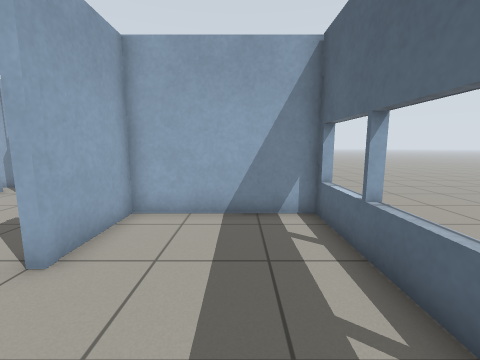
view 1 (above)

16 first-person views from a walk through a robot-simulator world made for Gazebo. The camera is 1 m above the floor, tilts 8° down and sees 90° across. The floor is counted in squares, 0.5 m on a side. Each view is taken from the middle of a square. On the plan, view 1 faces up. The plan holds only what a view shows up to about 15 squares ahead; the rest is blank.

view 2
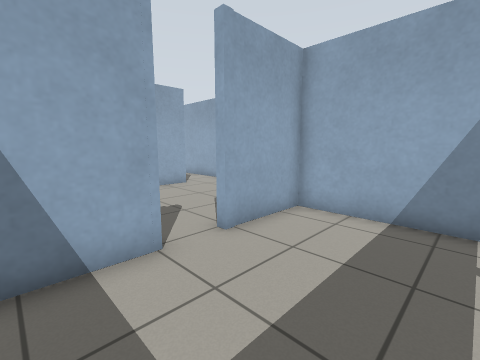

view 3
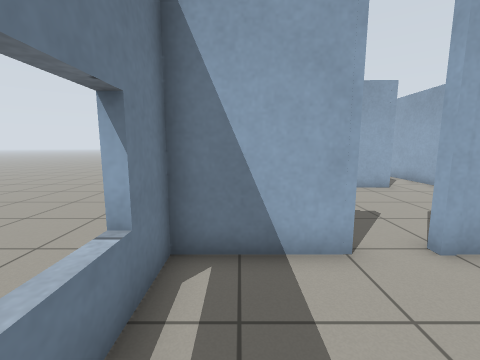

view 4
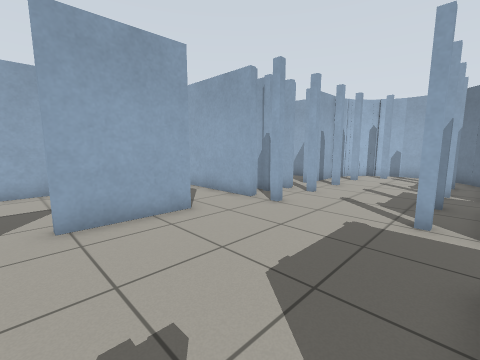

view 5
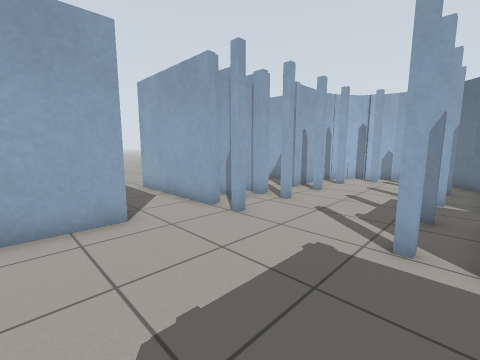

view 6
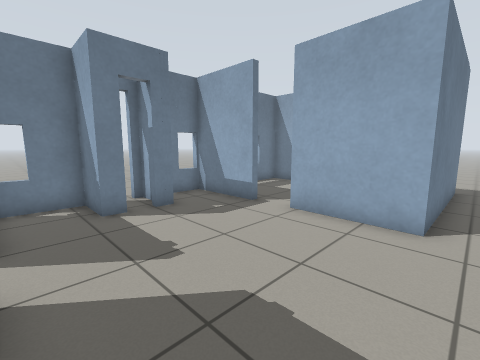

view 7
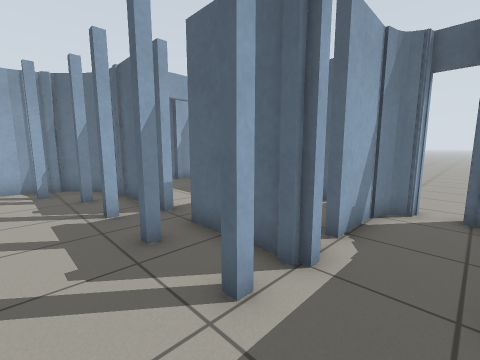

view 8
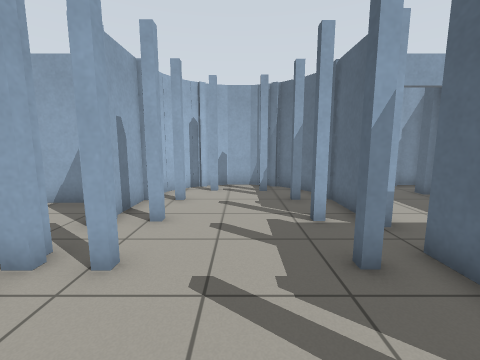

view 9
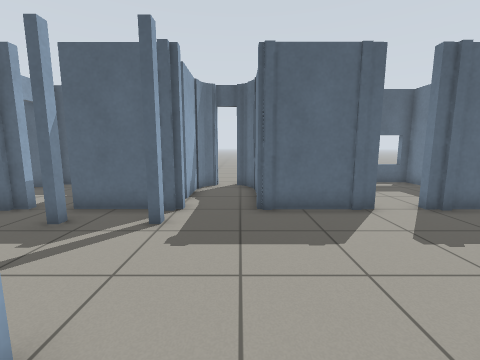

view 10
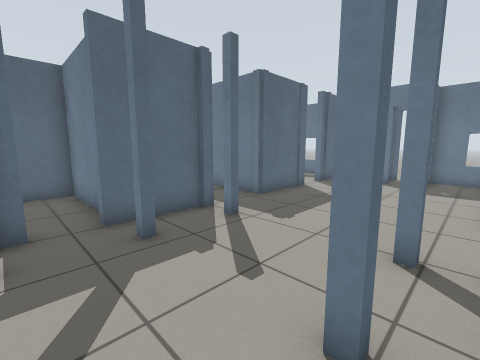

view 11
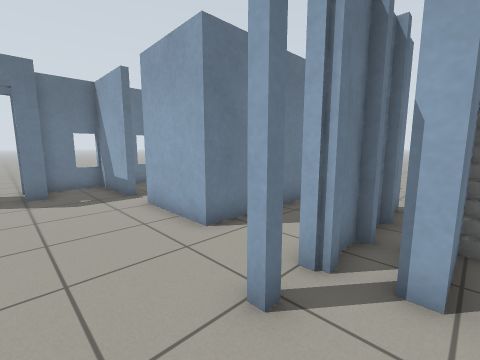

view 12
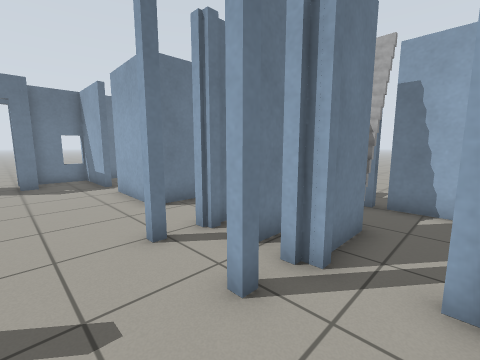

view 13
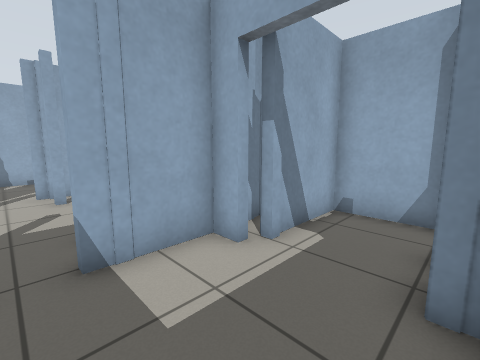

view 14
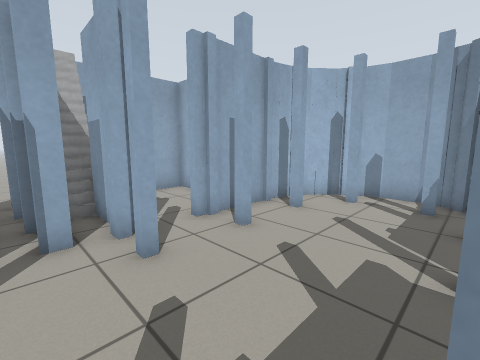

view 15
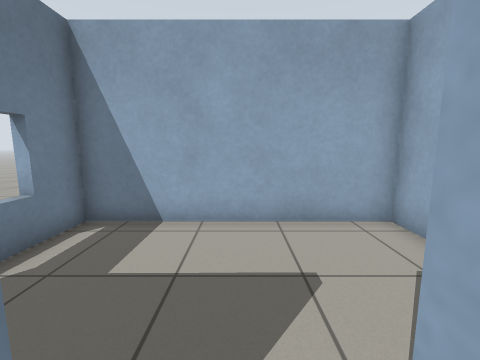

view 16
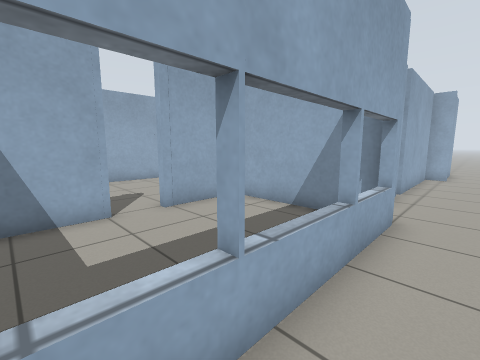

### Floor plan
Key: @ floor where view 1 was taken; # wall or solid block; x gap in a wall; . floor; D open door; = window, fence, low wall or low ledge; S stairs.
Columns run from 19 left of view 1 to 4 right of it. Each row starts with its distance up from view 1.
 22           ####   ####
 21          ##..### #..##
 20         ##.#...# #...#..
 19         #......###..# ..
 18    ######.#...#.#DDD##..
 17    #....#.......#DDD.#..
 16    #....#.......#....#..
 15    #....#.#...#.#....#..
 14    #.................#..
 13   .x.S###.#...#.######..
 12 ...######.......#   ##..
 11 ...###..........#   #...
 10 ...######.#...#.#####...
  9    .................DD..
  8 ....................#D..
  7 ..#######.......######..
  6    #....#.......#....=..
  5    #....#.......#....=..
  4    #....#.......#....#..
  3    #.................=..
  2    #....#.......#....=..
  1    #....#.......#....=.
  0    #....#..#D#..#..@.=..
 -1    ##==##=##D#####==##
 -2            .D    ...
 -3            ..    .

Positions as (right, up) in squares from view 1, and headings:
1: (0, 0), facing up
2: (1, 0), facing up-left
3: (1, 0), facing left
4: (-4, 3), facing up-left
5: (-4, 5), facing up-left
6: (-4, 8), facing down-left
7: (-7, 8), facing up-right
8: (-7, 9), facing up
9: (-11, 8), facing right
10: (-10, 15), facing down-right
11: (-7, 12), facing down-left
12: (-7, 15), facing down-left
13: (1, 14), facing up-left
14: (-5, 11), facing up-left
15: (-10, 3), facing left
16: (4, 0), facing up-left
